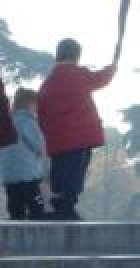
#> input picture train_pos/108.jpg, 70 x 134 px (shown 2 times larger); its folder holds only this picture in this run
$ jupyter execute --allow-errors Pvision_2_err.ipynb
#> lines starting #> are read from the running program, lines starting #| are printed output that depends on the picture
# P. Visión

[cell 1]
import numpy as np
import cv2
import os
import random
from skimage.feature import hog
from skimage import exposure
from matplotlib import pyplot as plt

[cell 2]
def leerFotos(path):
    os.chdir(path)
    listaPos = os.listdir()
    fotosDic = {}
    for i in range(len(listaPos)):
        fotosDic[i] = cv2.imread(listaPos[i],0)
    return fotosDic

[cell 3]
def ampliacion(imagen):
    r1 = np.min(imagen)
    r2 = np.max(imagen)
    imagen = np.float32(imagen)
    imagen = 255*(imagen-r1)/(r2-r1)
    imagen = np.uint8(imagen)
    return imagen

[cell 4]
path = 'C:\\Users\\alumno\\Desktop\\Human_Detection_Project-master\\train_pos'
fotosPosTrain = leerFotos(path)
#> fotosPosTrain = 1 item

maskHeight,maskWidth = fotosPosTrain[0].shape
#> maskHeight = 134; maskWidth = 70

path = 'C:\\Users\\alumno\\Desktop\\Human_Detection_Project-master\\train_neg'
fotosNegTrainSinTratar = leerFotos(path)
#> fotosNegTrainSinTratar = 1 item

[cell 5]
f = np.array([[1,1,1],[1,1,1],[1,1,1]]) / 9
for i in range(len(fotosPosTrain)):
    fotosPosTrain[i] = cv2.filter2D(ampliacion(fotosPosTrain[i]),-1,f)
#> this loop made 1 pass
#> (r1 in ampliacion, r2 in ampliacion) on pass 1: (17, 255)
#> pass 1, in ampliacion, `imagen = np.float32(imagen)`:
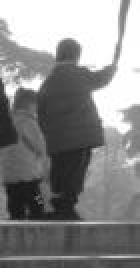
#> imagen: shape (134, 70) float32 (shown 2 times larger); min 17, max 255, mean 136.7
for i in range(len(fotosNegTrainSinTratar)):
    fotosNegTrainSinTratar[i] = cv2.filter2D(ampliacion(fotosNegTrainSinTratar[i]),-1,f)

[cell 6]
def generaImagenesRecortadas(dataPos,dataNeg):
    numeroAleatoriasPorFoto = 3       # Numero de recortadas aleatorias por foto
    rowsFotoPersona = dataPos[0].shape[0]
#> rowsFotoPersona = 134
    colsFotoPersona = dataPos[0].shape[1]
#> colsFotoPersona = 70

    rowsFotoEntorno = dataNeg[0].shape[0]
#> rowsFotoEntorno = 134
    colsFotoEntorno = dataNeg[0].shape[1]
#> colsFotoEntorno = 70

    fotosNegTrain = {}
    for i in range(len(dataNeg)):
        for j in range(numeroAleatoriasPorFoto):
            randRow = random.randint(0,rowsFotoEntorno - rowsFotoPersona)
            randCol = random.randint(0,colsFotoEntorno - colsFotoPersona)
            randomImage = dataNeg[i][randRow:randRow + rowsFotoPersona,randCol: randCol + colsFotoPersona]
            fotosNegTrain[j+numeroAleatoriasPorFoto*i] = randomImage
#> this loop made 1 pass
#> after the loop, fotosNegTrain = 3 items
    return fotosNegTrain

[cell 7]
fotosNegTrain = generaImagenesRecortadas(fotosPosTrain,fotosNegTrainSinTratar)
#> fotosNegTrain = 3 items
#> the loop in generaImagenesRecortadas (call 2), `for i in range(len(dataNeg)):` made 1 pass

[cell 8]
def parteImagen(imagen,maskHeight,maskWidth,desp):
    arrayImagen = {}
    aux = 0
    for i in range(0,imagen.shape[0],desp):
        for j in range(0,imagen.shape[1],desp):
            if (i+maskHeight < imagen.shape[0] and j+maskWidth < imagen.shape[1]):
                arrayImagen[aux] = imagen[i:i+maskHeight,j:j+maskWidth]
                aux = aux + 1
    return arrayImagen

[cell 9]
def vectolizarHOG(imagenes,esPositivo):
    ### Esata funcion aplica HOG a todas las imagenes del diccionario

    #tamaño del vector
#> called with esPositivo = 0
    tamVector = len(hog(imagenes[0]))
#> tamVector = 6804

    #inicializamos la matriz que guarda los imagenes vectolizados
    fdImagenes = np.zeros((len(imagenes),tamVector))

    for i in range(len(imagenes)):
        fdImagenes[i] = hog(imagenes[i])
#> this loop made 3 passes
    #asignamos el vector de clases(y)
    if esPositivo:
        y = np.ones((len(imagenes),1))
    else:
        y = np.zeros((len(imagenes),1))
#> y = [0, 0, 0]

    return fdImagenes,y

[cell 10]
fotosNegTrain = generaImagenesRecortadas(fotosPosTrain,fotosNegTrainSinTratar)

[cell 11]
# fdPosTrain,yPos = vectolizarHOG(fotosPosTrain,1)

fdNegTrain,yNeg = vectolizarHOG(fotosNegTrain,0)
#> yNeg = [0, 0, 0]


$ run again, on train_pos/120.jpg
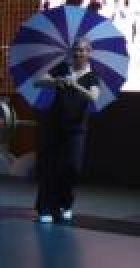
#> input picture train_pos/120.jpg, 70 x 134 px (shown 2 times larger)
#> fotosPosTrain = 1 item
#> the loop `for i in range(len(fotosPosTrain)):` made 1 pass
#> (r1 in ampliacion, r2 in ampliacion) on pass 1: (1, 255)
#> pass 1, in ampliacion, `imagen = np.float32(imagen)`:
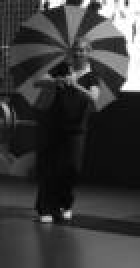
#> imagen: shape (134, 70) float32 (shown 2 times larger); min 1, max 255, mean 59.7
#> the loop `for i in range(len(fotosNegTrainSinTratar)):` made 1 pass
#> the loop in generaImagenesRecortadas, `for i in range(len(dataNeg)):` made 1 pass
#> after the loop in generaImagenesRecortadas, `for i in range(len(dataNeg)):`: fotosNegTrain = 3 items
#> the loop in generaImagenesRecortadas (call 2), `for i in range(len(dataNeg)):` made 1 pass
#> tamVector = 6804
#> the loop in vectolizarHOG, `for i in range(len(imagenes)):` made 3 passes
#> y = [0, 0, 0]

$ run again, on train_pos/131.jpg
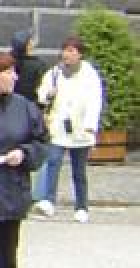
#> input picture train_pos/131.jpg, 70 x 134 px (shown 2 times larger)
#> fotosPosTrain = 1 item
#> the loop `for i in range(len(fotosPosTrain)):` made 1 pass
#> (r1 in ampliacion, r2 in ampliacion) on pass 1: (16, 255)
#> pass 1, in ampliacion, `imagen = np.float32(imagen)`:
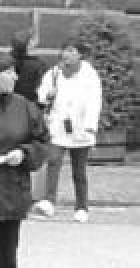
#> imagen: shape (134, 70) float32 (shown 2 times larger); min 16, max 255, mean 148.9
#> the loop `for i in range(len(fotosNegTrainSinTratar)):` made 1 pass
#> the loop in generaImagenesRecortadas, `for i in range(len(dataNeg)):` made 1 pass
#> after the loop in generaImagenesRecortadas, `for i in range(len(dataNeg)):`: fotosNegTrain = 3 items
#> the loop in generaImagenesRecortadas (call 2), `for i in range(len(dataNeg)):` made 1 pass
#> tamVector = 6804
#> the loop in vectolizarHOG, `for i in range(len(imagenes)):` made 3 passes
#> y = [0, 0, 0]

$ run again, on train_pos/134.jpg
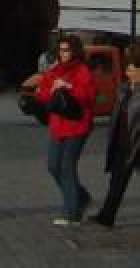
#> input picture train_pos/134.jpg, 70 x 134 px (shown 2 times larger)
#> fotosPosTrain = 1 item
#> the loop `for i in range(len(fotosPosTrain)):` made 1 pass
#> (r1 in ampliacion, r2 in ampliacion) on pass 1: (0, 158)
#> pass 1, in ampliacion, `imagen = np.float32(imagen)`:
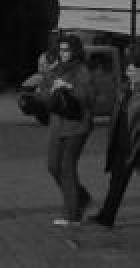
#> imagen: shape (134, 70) float32 (shown 2 times larger); min 0, max 158, mean 49.8
#> pass 1, in ampliacion, `imagen = 255*(imagen-r1)/(r2-r1)`:
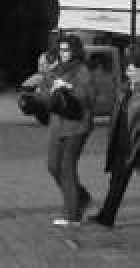
#> imagen: shape (134, 70) float32 (shown 2 times larger); min 0, max 255, mean 80.4
#> the loop `for i in range(len(fotosNegTrainSinTratar)):` made 1 pass
#> the loop in generaImagenesRecortadas, `for i in range(len(dataNeg)):` made 1 pass
#> after the loop in generaImagenesRecortadas, `for i in range(len(dataNeg)):`: fotosNegTrain = 3 items
#> the loop in generaImagenesRecortadas (call 2), `for i in range(len(dataNeg)):` made 1 pass
#> tamVector = 6804
#> the loop in vectolizarHOG, `for i in range(len(imagenes)):` made 3 passes
#> y = [0, 0, 0]

$ run again, on train_pos/109.jpg
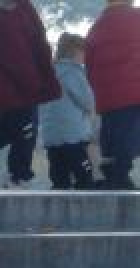
#> input picture train_pos/109.jpg, 70 x 134 px (shown 2 times larger)
#> fotosPosTrain = 1 item
#> the loop `for i in range(len(fotosPosTrain)):` made 1 pass
#> (r1 in ampliacion, r2 in ampliacion) on pass 1: (19, 255)
#> pass 1, in ampliacion, `imagen = np.float32(imagen)`:
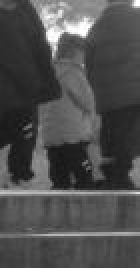
#> imagen: shape (134, 70) float32 (shown 2 times larger); min 19, max 255, mean 77.7
#> the loop `for i in range(len(fotosNegTrainSinTratar)):` made 1 pass
#> the loop in generaImagenesRecortadas, `for i in range(len(dataNeg)):` made 1 pass
#> after the loop in generaImagenesRecortadas, `for i in range(len(dataNeg)):`: fotosNegTrain = 3 items
#> the loop in generaImagenesRecortadas (call 2), `for i in range(len(dataNeg)):` made 1 pass
#> tamVector = 6804
#> the loop in vectolizarHOG, `for i in range(len(imagenes)):` made 3 passes
#> y = [0, 0, 0]
